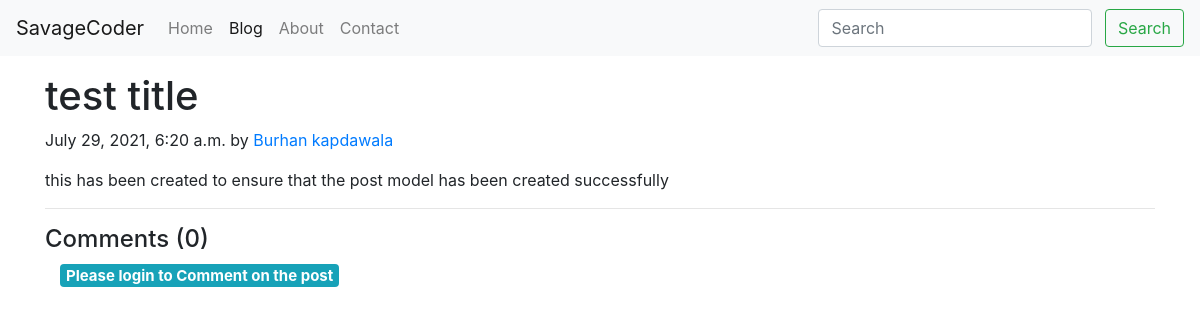
The page /blog/first-post on the database as committed earlier.
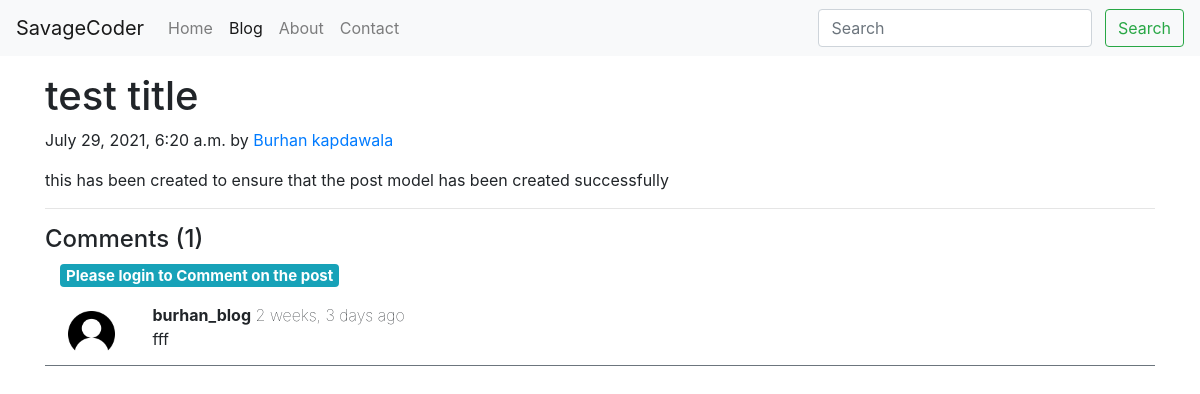
The same page on the database as committed later.
### blog/models.py (models this page shows, shortened)
class BlogComment(models.Model):
    sno = models.AutoField(primary_key=True)
    comment = models.TextField()
    user = models.ForeignKey(User, on_delete=models.CASCADE)
    post = models.ForeignKey(Post, on_delete=models.CASCADE)
    parent = models.ForeignKey('self', on_delete=models.CASCADE, null=True)
    timestamp = models.DateTimeField(default=now)

### blog/views.py (the view)
# urls.py: path('<str:slug>', views.blogPost, name='blogPost'),
def blogPost(request, slug):
    post = Post.objects.filter(slug=slug).first()
    comments = BlogComment.objects.filter(post=post)
    context = {'post': post, 'comments': comments}
    return render(request, 'blog/blogpost.html', context)

### templates/blog/blogpost.html (shortened to what this page needs)
{% extends 'base.html' %}
{% block blogActive %} active {% endblock blogActive %}
{% block body %}
<div class="container my-3">
    <div class="blog-post">
        <h1 class="blog-post-title">{{post.title}}</h1>
        <p class="blog-post-meta">{{post.timeStamp}} by <a href="/about">{{post.author}}</a></p>
        <p>{{post.content}}</p>
        <hr>
    </div>
</div>
{% load static %}
{% load humanize %}
<div class="container my-3">
    <h4>Comments ({{comments.count}})</h4>
    <div class="container">
    {% if user.is_authenticated %}
        <form action="/blog/postComment" method="post"> {% csrf_token %}
            <div class="form-group">
                <label for="comment">Post Comment </label>
                <input type="text" class="form-control" name="comment" placeholder="Enter comment here">
            </div>
            <input type="hidden" name="postSno" value="{{post.sno}}">
            <input type="hidden" name="parentSno" value="">
            <button type="submit" class="btn btn-outline-warning">Comment</button>
        </form>
    {% else %}
        <h5><span class="badge badge-info">Please login to Comment on the post</span></h5>
    {% endif %}
    </div>
    {% for comment in comments %}
        <div class="row my-3 mx-0 border-bottom border-secondary">
            <div class="col-md-1">
            <img class="rounded mx-auto d-block w-100 p-2" src="/static/img/user.png"  alt="user">
            </div>
            <div class="col-md-11">
                <b>{{comment.user.username}}</b> <span class="font-weight-lighter">{{comment.timestamp | naturaltime}}</span>
                <div>{{comment.comment}}</div>
            </div>
        </div>
    {% endfor %}
</div>
 {% endblock %}

Rows that differ between the two databases and show on the page:
added BlogComment: user.username "burhan_blog", timestamp "2 weeks, 3 days ago", comment "fff"
Other text that changed with them:
{{ comments.count }}: "0" → "1"
